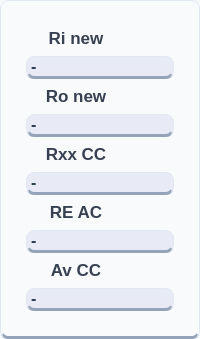
        <widget class="QFrame" name="frameVbb_2">
         <property name="sizePolicy">
          <sizepolicy hsizetype="Preferred" vsizetype="Preferred">
           <horstretch>0</horstretch>
           <verstretch>0</verstretch>
          </sizepolicy>
         </property>
         <property name="minimumSize">
          <size>
           <width>120</width>
           <height>80</height>
          </size>
         </property>
         <property name="maximumSize">
          <size>
           <width>16777215</width>
           <height>16777215</height>
          </size>
         </property>
         <property name="styleSheet">
          <string notr="true">background-color: #f8fafc;
color: #334155;
border-radius: 8px;
border: 1px solid #e2e8f0;
border-bottom: 3px solid #94a3b8;
font-family: 'Inter', sans-serif;</string>
         </property>
         <property name="frameShape">
          <enum>QFrame::Shape::StyledPanel</enum>
         </property>
         <layout class="QVBoxLayout" name="verticalLayout_2">
          <property name="spacing">
           <number>5</number>
          </property>
          <property name="leftMargin">
           <number>25</number>
          </property>
          <property name="topMargin">
           <number>25</number>
          </property>
          <property name="rightMargin">
           <number>25</number>
          </property>
          <property name="bottomMargin">
           <number>25</number>
          </property>
          <item>
           <widget class="QLabel" name="labelIconRiNew">
            <property name="sizePolicy">
             <sizepolicy hsizetype="Expanding" vsizetype="Fixed">
              <horstretch>0</horstretch>
              <verstretch>0</verstretch>
             </sizepolicy>
            </property>
            <property name="minimumSize">
             <size>
              <width>40</width>
              <height>25</height>
             </size>
            </property>
            <property name="maximumSize">
             <size>
              <width>100</width>
              <height>50</height>
             </size>
            </property>
            <property name="styleSheet">
             <string notr="true">QLabel {
    color: #374151;             /* The dark charcoal text from Image 1 */
    font-family: &quot;Rockwell&quot;;    /* The serif font from Image 1 */
    font-size: 13pt;
    font-weight: bold;
    background: transparent;    /* Crucial for the Image 2 flat look */
    border: none;
}</string>
            </property>
            <property name="text">
             <string>&lt;html&gt;&lt;head/&gt;&lt;body&gt;&lt;p&gt;Ri new&lt;/p&gt;&lt;/body&gt;&lt;/html&gt;</string>
            </property>
            <property name="alignment">
             <set>Qt::AlignmentFlag::AlignCenter</set>
            </property>
           </widget>
          </item>
          <item>
           <widget class="QLabel" name="labelOutputRiNew">
            <property name="sizePolicy">
             <sizepolicy hsizetype="Preferred" vsizetype="Fixed">
              <horstretch>0</horstretch>
              <verstretch>0</verstretch>
             </sizepolicy>
            </property>
            <property name="minimumSize">
             <size>
              <width>100</width>
              <height>20</height>
             </size>
            </property>
            <property name="cursor">
             <cursorShape>IBeamCursor</cursorShape>
            </property>
            <property name="mouseTracking">
             <bool>false</bool>
            </property>
            <property name="styleSheet">
             <string notr="true">font-size: 16px; font-weight: bold; color: #2c3e50; background: #e8eaf6;

</string>
            </property>
            <property name="text">
             <string>-</string>
            </property>
            <property name="scaledContents">
             <bool>false</bool>
            </property>
            <property name="textInteractionFlags">
             <set>Qt::TextInteractionFlag::LinksAccessibleByMouse|Qt::TextInteractionFlag::TextSelectableByMouse</set>
            </property>
           </widget>
          </item>
          <item>
           <widget class="QLabel" name="labelIconRoNew">
            <property name="minimumSize">
             <size>
              <width>40</width>
              <height>25</height>
             </size>
            </property>
            <property name="maximumSize">
             <size>
              <width>100</width>
              <height>50</height>
             </size>
            </property>
            <property name="styleSheet">
             <string notr="true">QLabel {
    color: #374151;             /* The dark charcoal text from Image 1 */
    font-family: &quot;Rockwell&quot;;    /* The serif font from Image 1 */
    font-size: 13pt;
    font-weight: bold;
    background: transparent;    /* Crucial for the Image 2 flat look */
    border: none;
}</string>
            </property>
            <property name="text">
             <string>&lt;html&gt;&lt;head/&gt;&lt;body&gt;&lt;p&gt;Ro new&lt;/p&gt;&lt;/body&gt;&lt;/html&gt;</string>
            </property>
            <property name="alignment">
             <set>Qt::AlignmentFlag::AlignCenter</set>
            </property>
           </widget>
          </item>
          <item>
           <widget class="QLabel" name="labelOutputRoNew">
            <property name="sizePolicy">
             <sizepolicy hsizetype="Preferred" vsizetype="Fixed">
              <horstretch>0</horstretch>
              <verstretch>0</verstretch>
             </sizepolicy>
            </property>
            <property name="minimumSize">
             <size>
              <width>100</width>
              <height>20</height>
             </size>
            </property>
            <property name="cursor">
             <cursorShape>IBeamCursor</cursorShape>
            </property>
            <property name="mouseTracking">
             <bool>true</bool>
            </property>
            <property name="styleSheet">
             <string notr="true">font-size: 16px; font-weight: bold; color: #2c3e50; background: #e8eaf6;

</string>
            </property>
            <property name="text">
             <string>-</string>
            </property>
            <property name="textInteractionFlags">
             <set>Qt::TextInteractionFlag::LinksAccessibleByMouse|Qt::TextInteractionFlag::TextSelectableByMouse</set>
            </property>
           </widget>
          </item>
          <item>
           <widget class="QLabel" name="labelIconIb">
            <property name="sizePolicy">
             <sizepolicy hsizetype="Expanding" vsizetype="Fixed">
              <horstretch>0</horstretch>
              <verstretch>0</verstretch>
             </sizepolicy>
            </property>
            <property name="minimumSize">
             <size>
              <width>40</width>
              <height>25</height>
             </size>
            </property>
            <property name="maximumSize">
             <size>
              <width>100</width>
              <height>50</height>
             </size>
            </property>
            <property name="styleSheet">
             <string notr="true">QLabel {
    color: #374151;             /* The dark charcoal text from Image 1 */
    font-family: &quot;Rockwell&quot;;    /* The serif font from Image 1 */
    font-size: 13pt;
    font-weight: bold;
    background: transparent;    /* Crucial for the Image 2 flat look */
    border: none;
}</string>
            </property>
            <property name="text">
             <string>&lt;html&gt;&lt;head/&gt;&lt;body&gt;&lt;p&gt;Rxx CC&lt;/p&gt;&lt;/body&gt;&lt;/html&gt;</string>
            </property>
            <property name="alignment">
             <set>Qt::AlignmentFlag::AlignCenter</set>
            </property>
           </widget>
          </item>
          <item>
           <widget class="QLabel" name="labelOutputRxx">
            <property name="sizePolicy">
             <sizepolicy hsizetype="Preferred" vsizetype="Fixed">
              <horstretch>0</horstretch>
              <verstretch>0</verstretch>
             </sizepolicy>
            </property>
            <property name="minimumSize">
             <size>
              <width>100</width>
              <height>20</height>
             </size>
            </property>
            <property name="cursor">
             <cursorShape>IBeamCursor</cursorShape>
            </property>
            <property name="mouseTracking">
             <bool>true</bool>
            </property>
            <property name="styleSheet">
             <string notr="true">font-size: 16px; font-weight: bold; color: #2c3e50; background: #e8eaf6;

</string>
            </property>
            <property name="text">
             <string>-</string>
            </property>
            <property name="textInteractionFlags">
             <set>Qt::TextInteractionFlag::LinksAccessibleByMouse|Qt::TextInteractionFlag::TextSelectableByMouse</set>
            </property>
           </widget>
          </item>
          <item>
           <widget class="QLabel" name="labelIconReAc">
            <property name="sizePolicy">
             <sizepolicy hsizetype="Expanding" vsizetype="Fixed">
              <horstretch>0</horstretch>
              <verstretch>0</verstretch>
             </sizepolicy>
            </property>
            <property name="minimumSize">
             <size>
              <width>40</width>
              <height>25</height>
             </size>
            </property>
            <property name="maximumSize">
             <size>
              <width>100</width>
              <height>50</height>
             </size>
            </property>
            <property name="styleSheet">
             <string notr="true">QLabel {
    color: #374151;             /* The dark charcoal text from Image 1 */
    font-family: &quot;Rockwell&quot;;    /* The serif font from Image 1 */
    font-size: 13pt;
    font-weight: bold;
    background: transparent;    /* Crucial for the Image 2 flat look */
    border: none;
}</string>
            </property>
            <property name="text">
             <string>&lt;html&gt;&lt;head/&gt;&lt;body&gt;&lt;p&gt;RE AC&lt;/p&gt;&lt;/body&gt;&lt;/html&gt;</string>
            </property>
            <property name="alignment">
             <set>Qt::AlignmentFlag::AlignCenter</set>
            </property>
           </widget>
          </item>
          <item>
           <widget class="QLabel" name="labelOutputReAc">
            <property name="sizePolicy">
             <sizepolicy hsizetype="Preferred" vsizetype="Fixed">
              <horstretch>0</horstretch>
              <verstretch>0</verstretch>
             </sizepolicy>
            </property>
            <property name="minimumSize">
             <size>
              <width>100</width>
              <height>20</height>
             </size>
            </property>
            <property name="cursor">
             <cursorShape>IBeamCursor</cursorShape>
            </property>
            <property name="mouseTracking">
             <bool>true</bool>
            </property>
            <property name="styleSheet">
             <string notr="true">font-size: 16px; font-weight: bold; color: #2c3e50; background: #e8eaf6;

</string>
            </property>
            <property name="text">
             <string>-</string>
            </property>
            <property name="textInteractionFlags">
             <set>Qt::TextInteractionFlag::LinksAccessibleByMouse|Qt::TextInteractionFlag::TextSelectableByMouse</set>
            </property>
           </widget>
          </item>
          <item>
           <widget class="QLabel" name="labelIconVc">
            <property name="sizePolicy">
             <sizepolicy hsizetype="Expanding" vsizetype="Fixed">
              <horstretch>40</horstretch>
              <verstretch>40</verstretch>
             </sizepolicy>
            </property>
            <property name="minimumSize">
             <size>
              <width>40</width>
              <height>25</height>
             </size>
            </property>
            <property name="maximumSize">
             <size>
              <width>100</width>
              <height>50</height>
             </size>
            </property>
            <property name="styleSheet">
             <string notr="true">QLabel {
    color: #374151;             /* The dark charcoal text from Image 1 */
    font-family: &quot;Rockwell&quot;;    /* The serif font from Image 1 */
    font-size: 13pt;
    font-weight: bold;
    background: transparent;    /* Crucial for the Image 2 flat look */
    border: none;
}</string>
            </property>
            <property name="text">
             <string>&lt;html&gt;&lt;head/&gt;&lt;body&gt;&lt;p&gt;Av CC&lt;/p&gt;&lt;/body&gt;&lt;/html&gt;</string>
            </property>
            <property name="alignment">
             <set>Qt::AlignmentFlag::AlignCenter</set>
            </property>
           </widget>
          </item>
          <item>
           <widget class="QLabel" name="labelOutputAvCC">
            <property name="sizePolicy">
             <sizepolicy hsizetype="Preferred" vsizetype="Fixed">
              <horstretch>0</horstretch>
              <verstretch>0</verstretch>
             </sizepolicy>
            </property>
            <property name="minimumSize">
             <size>
              <width>100</width>
              <height>20</height>
             </size>
            </property>
            <property name="cursor">
             <cursorShape>IBeamCursor</cursorShape>
            </property>
            <property name="mouseTracking">
             <bool>true</bool>
            </property>
            <property name="styleSheet">
             <string notr="true">font-size: 16px; font-weight: bold; color: #2c3e50; background: #e8eaf6;

</string>
            </property>
            <property name="text">
             <string>-</string>
            </property>
            <property name="textInteractionFlags">
             <set>Qt::TextInteractionFlag::LinksAccessibleByMouse|Qt::TextInteractionFlag::TextSelectableByMouse</set>
            </property>
           </widget>
          </item>
         </layout>
        </widget>
